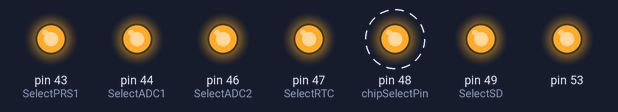
Recording of a sketch running on a simulated Arduino Mega 2560, built with avr-gcc and run on an emulated ATmega2560. On the bench: output pins drawn as LEDs (lit = HIGH). Dashed ring = blinking. What the sketch prints to the serial monitor is not drawn.

Above: at 0.7 s.
Timing chart, 0 to 3.1 s (numbered marks = the images above):
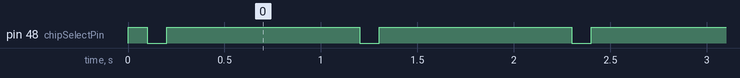

The sketch:

ReadPressureSensor.ino
```cpp
#include <SPI.h>

// pins used for the connection with the sensor
// the other you need are controlled by the SPI library):

const int SelectSD      = 49;  // Micro SD card
const int SelectRTC     = 47;   // Real Time Clock
const int SelectPRS     = 48;   // Pressure Sensor
const int SelectPRS1    = 43;
const int SelectADC1    = 44;   // Temperature ADS1248 with 3x PT100
const int SelectADC2    = 46;   // Temperature ADS1248 with 3x PT100const int SelectADC2 = 6;   // Temperature ADS1248 with 3x PT100

const int chipSelectPin = SelectPRS;

void setup() {
  Serial.begin(9600);

  // start the SPI library:
  SPI.begin();
  SPI.setClockDivider(128);
  // initalize the  data ready and chip select pins:
  //pinMode(dataReadyPin, INPUT);
  pinMode(chipSelectPin, OUTPUT);
  pinMode(SelectRTC, OUTPUT);
  pinMode(SelectSD, OUTPUT);
  pinMode(SelectADC1, OUTPUT);
  pinMode(SelectADC2, OUTPUT);
  pinMode(SelectPRS1, OUTPUT);


  digitalWrite(chipSelectPin,HIGH);
  digitalWrite(SelectRTC,HIGH);
  digitalWrite(SelectSD,HIGH);
  digitalWrite(SelectRTC,HIGH);
  digitalWrite(SelectADC1,HIGH);
  digitalWrite(SelectADC2,HIGH);
  digitalWrite(SelectPRS1,HIGH);

  delay(100);
}

void loop()
{
  SPI.setClockDivider(SPI_CLOCK_DIV32);

  digitalWrite(chipSelectPin,LOW);
  delay(100);

  int inByte_1 = SPI.transfer(0x00);
  int inByte_2 = SPI.transfer(0x00);
  int inByte_3 = SPI.transfer(0x00);
  int inByte_4 = SPI.transfer(0x00);

 /* Serial.print("Byte_1 = ");Serial.print(inByte_1,DEC);Serial.print(" ");
  Serial.print("Byte_2 = ");Serial.print(inByte_2,DEC);Serial.print(" ");
  Serial.print("Byte_3 = ");Serial.print(inByte_3,DEC);Serial.print(" ");
  Serial.print("Byte_4 = ");Serial.print(inByte_4,DEC);Serial.print(" ");
*/
  float psi = inByte_1<<8|inByte_2;
  psi = (psi*5)/16384;
  //Serial.print("PRES = ");Serial.print(psi);Serial.print(" ");
  inByte_3 = inByte_3<<3;
  float realTemp = ((float)inByte_3*200/2047)-50;
  //Serial.print("Temp[C]= ");Serial.print(realTemp);Serial.print("\n");

  byte stat0 = (inByte_1 >> 6) & 1;
  byte stat1 = (inByte_1 >> 7) & 1;
  //Serial.print("STAT = ");Serial.print(stat0);Serial.print(" ");Serial.println(stat1);

  inByte_1 &= ~(1 << 6);
  inByte_1 &= ~(1 << 7);
  inByte_1 <<= 8;
  inByte_1 |= inByte_2;

  inByte_4 >>= 5;
//  inByte_3 <<= 3;
  inByte_3 |= inByte_4;

  float pressure = (((float)inByte_1 - 1638.0) * (15.0 - 0.0))/(14746.0 - 1638.0) + 0.0;
  pressure *= 68.94757;
  //Serial.print("pressure = ");Serial.println(pressure);


  float temperature = (float)inByte_3 * 200.0 / 2047.0 - 50.0;
  //Serial.print("temperature[C]= ");
  Serial.println(temperature);//Serial.print("\n");

  digitalWrite(chipSelectPin,HIGH);
  delay(1000);
}
```

Measured:
- by itself, pin 48 (chipSelectPin): alternates HIGH for 1.0 s and LOW for 0.10 s
